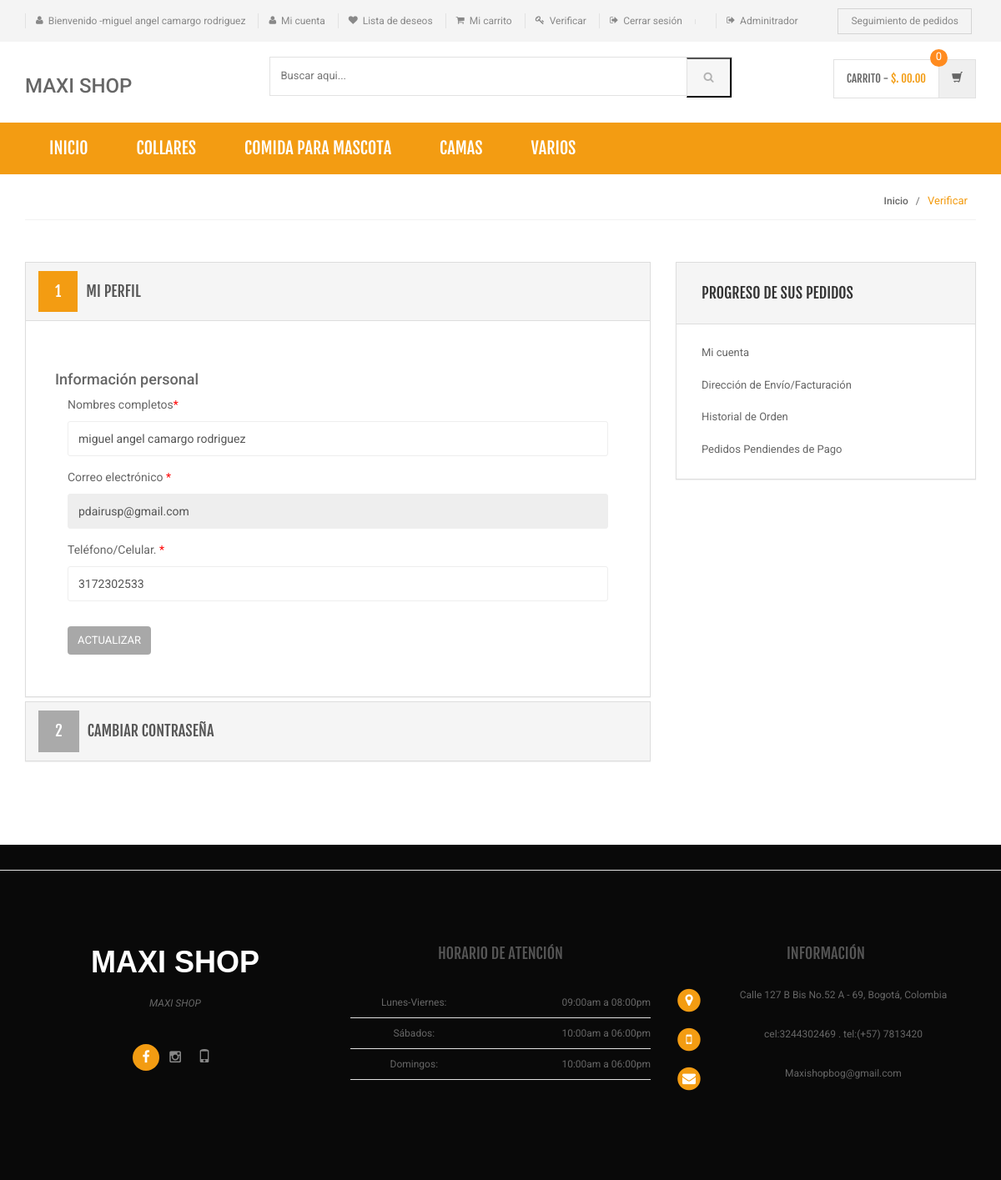
Screenshot of /my-account.php (signed in) with the database file from the repository.
### tables this page shows
CREATE TABLE `category` (
  `id` int(11) NOT NULL,
  `categoryName` varchar(255) DEFAULT NULL,
  `categoryDescription` longtext DEFAULT NULL,
  `creationDate` timestamp NOT NULL DEFAULT current_timestamp(),
  `updationDate` varchar(255) DEFAULT NULL
);

CREATE TABLE `users` (
  `id` int(11) NOT NULL,
  `name` varchar(255) DEFAULT NULL,
  `email` varchar(255) DEFAULT NULL,
  `contactno` bigint(11) DEFAULT NULL,
  `password` varchar(255) DEFAULT NULL,
  `shippingAddress` longtext DEFAULT NULL,
  `shippingState` varchar(255) DEFAULT NULL,
  `shippingCity` varchar(255) DEFAULT NULL,
  `shippingPincode` int(11) DEFAULT NULL,
  `billingAddress` longtext DEFAULT NULL,
  `billingState` varchar(255) DEFAULT NULL,
  `billingCity` varchar(255) DEFAULT NULL,
  `billingPincode` int(11) DEFAULT NULL,
  `regDate` timestamp NOT NULL DEFAULT current_timestamp(),
  `updationDate` varchar(255) DEFAULT NULL
);

### my-account.php (the view, shortened to what this page needs)
<?php
include('includes/config.php');
if(strlen($_SESSION['login'])==0)
    {
header('location:index.php');
}
else{
?>
<!DOCTYPE html>
<html lang="es">
	<head>
	    <link rel="stylesheet" href="assets/css/bootstrap.min.css">
	    <link rel="stylesheet" href="assets/css/main.css">
		<link rel="stylesheet" href="assets/css/orange.css">
	    <link rel="stylesheet" href="assets/css/owl.carousel.css">
		<link rel="stylesheet" href="assets/css/owl.transitions.css">
		<link href="assets/css/lightbox.css" rel="stylesheet">
		<link rel="stylesheet" href="assets/css/animate.min.css">
		<link rel="stylesheet" href="assets/css/rateit.css">
		<link rel="stylesheet" href="assets/css/bootstrap-select.min.css">
		  <link href="assets/css/animate.css/animate.min.css" rel="stylesheet">
        <link href="assets/css/animate.css/bootstrap-icons/bootstrap-icons.css" rel="stylesheet">
        <link href="asset/css/animate.css/boxicons.min.css" rel="stylesheet">
        <link href="assets/css/animate.css/glightbox/css/glightbox.min.css" rel="stylesheet">
        <link href="assets/css/animate.css/swiper-bundle.min.css" rel="stylesheet">
		<link rel="stylesheet" href="css/stilo.css">
		<link rel="stylesheet" href="assets/css/config.css">
		<link href="assets/css/orange.css" rel="alternate stylesheet" title="Orange color">
		<link rel="stylesheet" href="assets/css/font-awesome.min.css">
	</head>
    <body class="cnt-home">
<header class="header-style-1">
<?php include('includes/top-header.php');?>
<?php include('includes/main-header.php');?>
<?php include('includes/menu-bar.php');?>
</header>
<div class="breadcrumb">
	<div class="container">
		<div class="breadcrumb-inner">
			<ul class="list-inline list-unstyled">
				<li><a href="index.php">Inicio</a></li>
				<li class='active'>Verificar</li>
			</ul>
		</div>
	</div>
</div>
<div class="body-content outer-top-bd">
	<div class="container">
		<div class="checkout-box inner-bottom-sm">
			<div class="row">
				<div class="col-md-8">
					<div class="panel-group checkout-steps" id="accordion">
<div class="panel panel-default checkout-step-01">
		<div class="panel-heading">
    	<h4 class="unicase-checkout-title">
	        <a data-toggle="collapse" class="" data-parent="#accordion" href="#collapseOne">
	          <span>1</span>Mi Perfil
	        </a>
	     </h4>
    </div>
	<div id="collapseOne" class="panel-collapse collapse in">
	    <div class="panel-body">
			<div class="row">
<h4>Información personal</h4>
				<div class="col-md-12 col-sm-12 already-registered-login">
<?php
$query=mysqli_query($con,"select * from users where id='".$_SESSION['id']."'");
while($row=mysqli_fetch_array($query))
{
?>
					<form class="register-form" role="form" method="post">
<div class="form-group">
					    <label class="info-title" for="name">Nombres completos<span>*</span></label>
					    <input type="text" class="form-control unicase-form-control text-input" value="<?php echo $row['name'];?>" id="name" name="name" required="required">
					  </div>
						<div class="form-group">
					    <label class="info-title" for="exampleInputEmail1">Correo electrónico <span>*</span></label>
			 <input type="email" class="form-control unicase-form-control text-input" id="exampleInputEmail1" value="<?php echo $row['email'];?>" readonly>
					  </div>
					  <div class="form-group">
					    <label class="info-title" for="Contact No.">Teléfono/Celular. <span>*</span></label>
					    <input type="text" class="form-control unicase-form-control text-input" id="contactno" name="contactno" required="required" value="<?php echo $row['contactno'];?>"  maxlength="10">
					  </div>
					  <button type="submit" name="update" class="btn-upper btn btn-primary checkout-page-button">Actualizar</button>
					</form>
					<?php } ?>
				</div>
			</div>
		</div>
	</div>
</div>
					  	<div class="panel panel-default checkout-step-02">
						    <div class="panel-heading">
						      <h4 class="unicase-checkout-title">
						        <a data-toggle="collapse" class="collapsed" data-parent="#accordion" href="#collapseTwo">
						          <span>2</span>Cambiar contraseña
						        </a>
						      </h4>
						    </div>
					  	</div>
					</div>
				</div>
			<?php include('includes/myaccount-sidebar.php');?>
			</div>
		</div>
</div>
</div>
<?php include('includes/footer.php');?>
</body>
</html>
<?php } ?>

### includes/menu-bar.php (shortened to what this page needs)
<div class="header-nav animate-dropdown">
    <div class="container">
        <div class="yamm navbar navbar-default " role="navigation">
            <div class="nav-bg-class">
                <div class="navbar-collapse collapse" id="mc-horizontal-menu-collapse">
	<div class="nav-outer">
		<ul class="nav navbar-nav">
			<li class="active dropdown yamm-fw">
				<a  data-hover="dropdown" href="index.php"  class="">Inicio</a>
			</li>
              <?php $sql=mysqli_query($con,"select id,categoryName  from category limit 6");
while($row=mysqli_fetch_array($sql))
{
    ?>
			<li class="dropdown yamm">
				<a href="category.php?cid=<?php echo $row['id'];?>"> <?php echo $row['categoryName'];?></a>
			</li>
			<?php } ?>
		</ul>
		<div class="clearfix"></div>
	</div>
</div>
            </div>
        </div>
    </div>
</div>

### assets/css/orange.css (style rules this page uses)
a { color: #f39c12; }
.header-style-1 .header-nav { background: #f39c12; }
.cnt-home .header-style-1 .header-nav .navbar .navbar-nav > li.active { background: #f39c12; }
.breadcrumb ul li.active { color: #f39c12; }
.checkout-box .checkout-steps .panel .panel-heading .unicase-checkout-title > a:not(.collapsed) span { background-color: #f39c12; }

### assets/css/lightbox.css (style rules this page uses)
body:after { content: url(../images/close.png) url(../images/loading.gif) url(../images/prev.png) url(../images/next.png); display: none; }

### rows the page displays
category: categoryName "COLLARES"
category: categoryName "COMIDA PARA MASCOTA"
category: categoryName "CAMAS"
category: categoryName "VARIOS"
users: name "miguel angel camargo rodriguez", email "pdairusp@gmail.com", contactno "3172302533"

### other values shown
$_SESSION['username'] "miguel angel camargo rodriguez"
